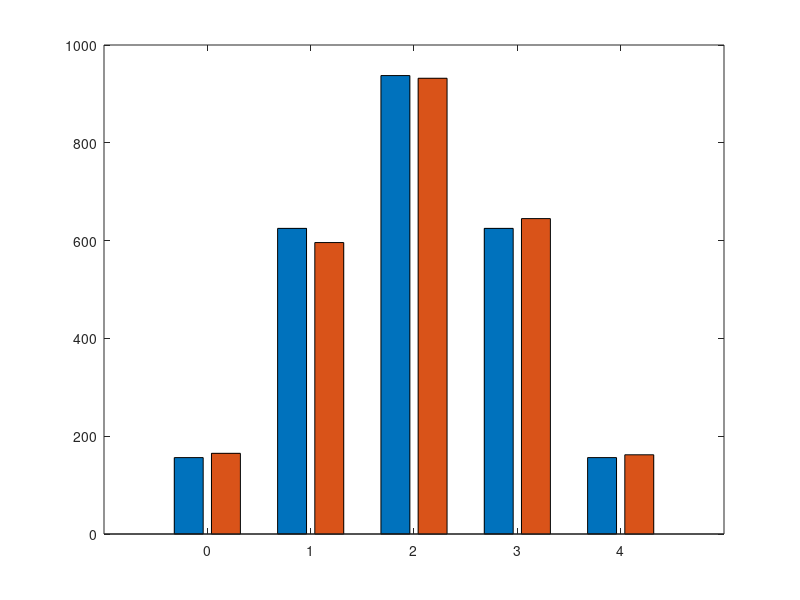

This chart was generated by the following MATLAB code: (Note: this script raises an error after producing the figure.)



m = zeros(2500,4);
for i = 1:2500
    for j = 1:4
        m(i,j) = round(rand());
    end
end

count_ones = zeros(2500,1);

for i = 1:2500
    for j = 1:4
        if m(i,j) == 1
            count_ones(i,1) = count_ones(i,1)+1;
        end
    end
end

prob_ones = zeros(5,1);
for i = 1:2500
    if count_ones(i,1) == 0
        prob_ones(1,1) = prob_ones(1,1) + 1;
    elseif count_ones(i,1) == 1
        prob_ones(2,1) = prob_ones(2,1) + 1;
    elseif count_ones(i,1) == 2
        prob_ones(3,1) = prob_ones(3,1) + 1;
    elseif count_ones(i,1) == 3
        prob_ones(4,1) = prob_ones(4,1) + 1;
    elseif count_ones(i,1) == 4
        prob_ones(5,1) = prob_ones(5,1) + 1;
    end
end


heads = zeros(2500,1);

for j = 1:4
    t = 0;
    for i = 1:2500
        if m(i,1) ~= 1 && t ~= 0
            heads(i,1) = t;
            t = 0;
        elseif m(i,1) == 1
            t = t + 1;
        end
    end
end

expected = zeros(5,1);
for i = 0:4
    expected(i+1,1) = factorial(4)/(factorial(i)*factorial(4-i))*0.5^i*0.5^(4-i)*2500;
end

comb = [expected(:),prob_ones(:)];

figure
bar([0:4],comb);
figure
histogram(heads);